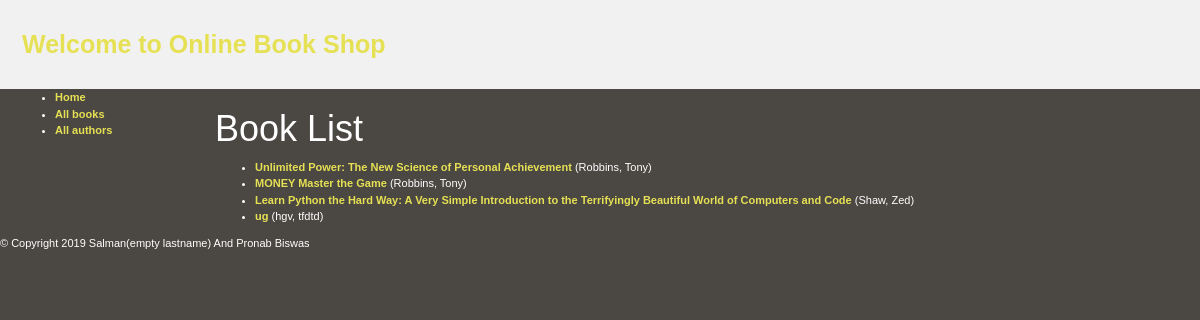
/catalog/books/, run on the app's committed database.
### catalog/models.py (models this page shows, shortened)
class Book(models.Model):
    title = models.CharField(max_length=200)
    picture=models.FileField(null=True)
    pdfview = models.FileField(null=True)
    author = models.ForeignKey('Author', on_delete=models.SET_NULL, null=True)
    summary = models.TextField(max_length=1000, help_text="Enter a brief description of the book")
    isbn = models.CharField('ISBN', max_length=13,
                            help_text='13 Character <a href="https://www.isbn-international.org/content/what-isbn'
                                      '">ISBN number</a>')
    genre = models.ManyToManyField(Genre, help_text="Select a genre for this book")
    language = models.ForeignKey('Language', on_delete=models.SET_NULL, null=True)
    def display_genre(self):
        """Creates a string for the Genre. This is required to display genre in Admin."""
        return ', '.join([genre.name for genre in self.genre.all()[:3]])
    display_genre.short_description = 'Genre'
    def get_absolute_url(self):
        return reverse('book-detail', args=[str(self.id)])

class Author(models.Model):
    first_name = models.CharField(max_length=100)
    last_name = models.CharField(max_length=100)
    date_of_birth = models.DateField(null=True, blank=True)
    date_of_death = models.DateField('died', null=True, blank=True)
    class Meta:
        ordering = ['last_name', 'first_name']
    def __str__(self):
        return '{0}, {1}'.format(self.last_name, self.first_name)

### catalog/views.py (the view)
# urls.py: path('books/', views.BookListView.as_view(), name='books'),
class BookListView(generic.ListView):
    model = Book
    paginate_by = 10

### catalog/templates/catalog/book_list.html
{% extends "base_generic.html" %}
{% block content %}
    <h1>Book List</h1>
    {% if book_list %}
    <ul>
      {% for book in book_list %}
      <li>
        <a href="{{ book.get_absolute_url }}">{{ book.title }}</a> ({{book.author}})
      </li>
      {% endfor %}
    </ul>
    {% else %}
      <p>There are no books in the library.</p>
    {% endif %}
{% endblock %}

### catalog/static/css/styles.css (style rules this page uses)
body { margin: 0; padding: 0; line-height: 1.5em; font-family: Verdana, Arial, san-serif; font-size: 11px; color: #ffffff; background: #4b4743; }
a:link, a:visited { color: #e6e154; text-decoration: none; font-weight: bold; }

### catalog/templates/base_generic.html (style rules this page uses)
* { box-sizing: border-box; }
body { margin: 0; font-family: Arial, Helvetica, sans-serif; }

### data on the page
Book: title "Unlimited Power: The New Science of Personal Achievement", author "Robbins, Tony"
Book: title "MONEY Master the Game", author "Robbins, Tony"
Book: title "Learn Python the Hard Way: A Very Simple Introduction to the Terrifyingly Beautiful World of Computers and Code", author "Shaw, Zed"
Book: title "ug", author "hgv, tfdtd"
